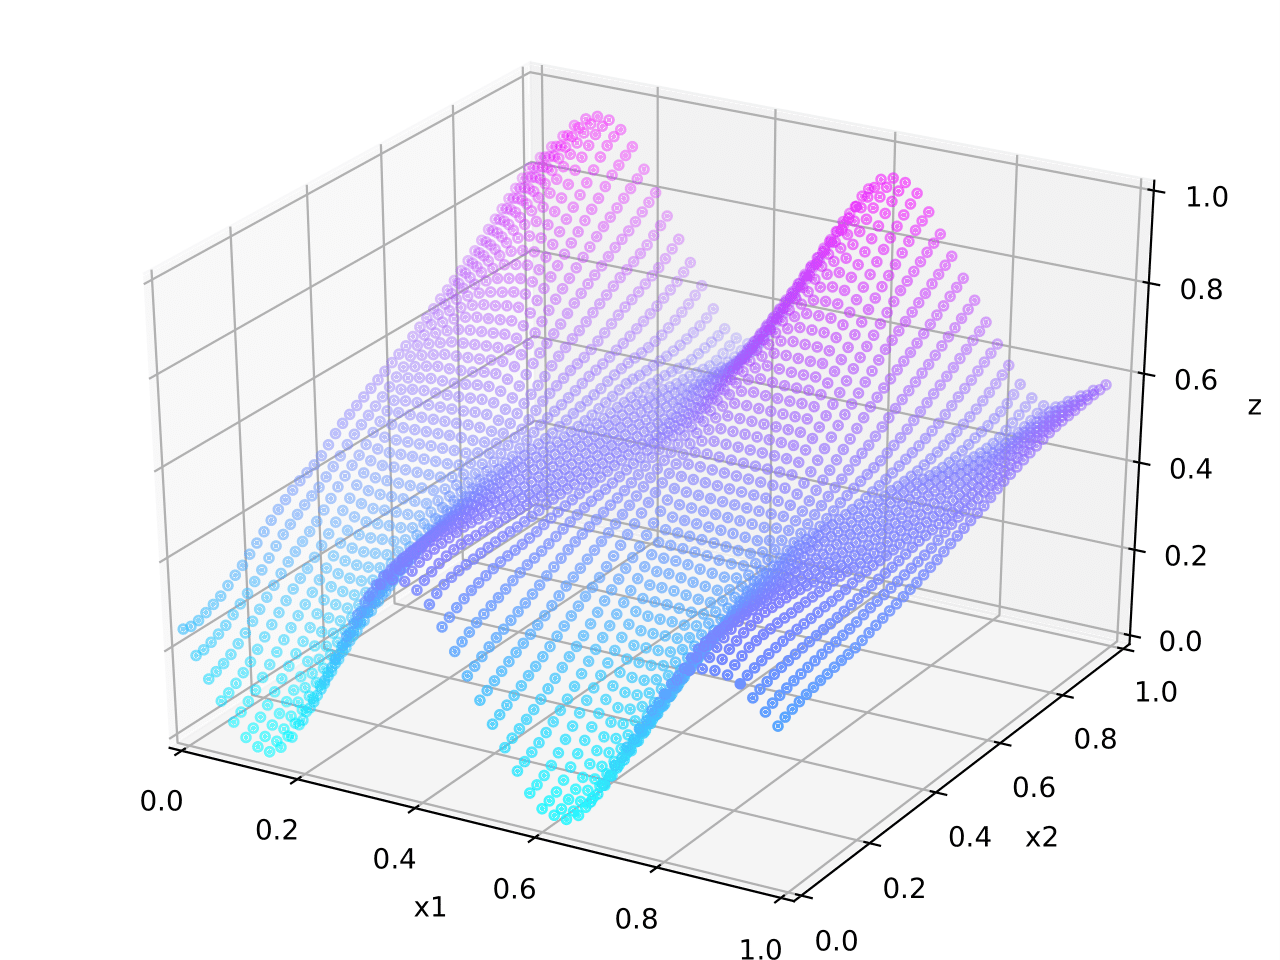

Write the Python code that produced this figure.
#!/usr/bin/env python3

import numpy as np
import matplotlib.pyplot as plt
import matplotlib.colors as colors
import matplotlib.cm as cm
from mpl_toolkits.mplot3d import Axes3D

# データの取得
z = []
x = []
y = []
while 1:
    try:
        line = input().split()
        z.append(float(line[0]))
        x.append(float(line[1]))
        y.append(float(line[2]))
    except EOFError:
        break

# z座標に応じた色付け
# https://teratail.com/questions/126209
#   or
# https://stackoverflow.com/questions/11950375/apply-color-map-to-mpl-toolkits-mplot3d-axes3d-bar3d
offset = z + np.abs(min(z))
fracs = offset.astype(float)/offset.max()
norm = colors.Normalize(fracs.min(), fracs.max())
clrs = cm.cool(norm(fracs))

# グラフの描画
ax = Axes3D(plt.figure())
ax.set_xlabel("x1")
ax.set_ylabel("x2")
ax.set_zlabel("z")
ax.set_xlim(0, 1)
ax.set_ylim(0, 1)
ax.set_zlim(0, 1)
ax.scatter(x, y, z, color=clrs, s=10)
plt.savefig("plot.png")
